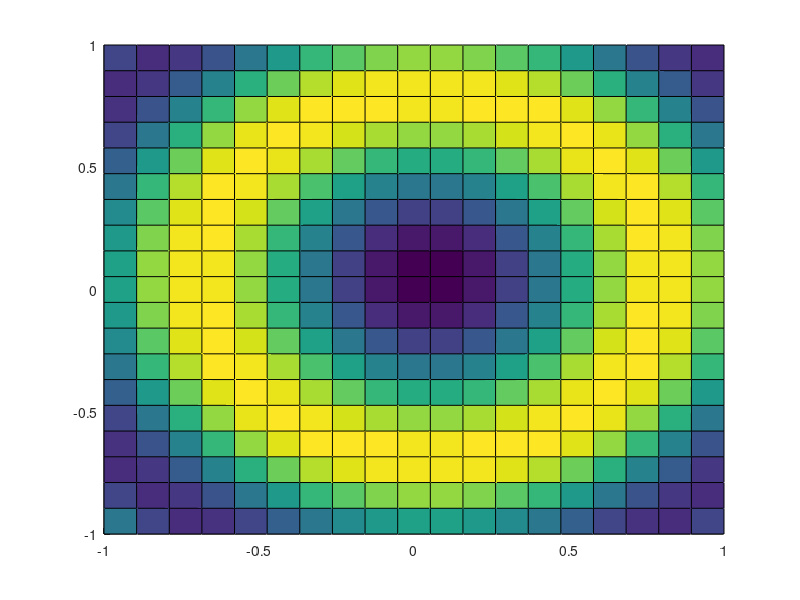

Source code (MATLAB):
clear all;
clc;
close all;
figure;
hold on;
grid on;

% t = linspace(0,2*pi);
% r = linspace(0,2,50);
% [T,R] = meshgrid(t,r);
% X = R.*cos(T);
% Y = R.*sin(T);
% Z = exp(-X.^2 - Y.^2);
% mesh(X,Y,Z);



x = linspace(-1,1,20); y = x;
[X Y] = meshgrid(x,y);
R =sin(X.^2 + Y.^2);
Z = sin(3.*R);
surf(X,Y,Z);

% %%
% x=[-10:1:10];
% y=[-10:4:10];
% [X,Y]=meshgrid(x,y);
% Z=X.^2+Y.^2 ;
% surf(X,Y,Z) ;